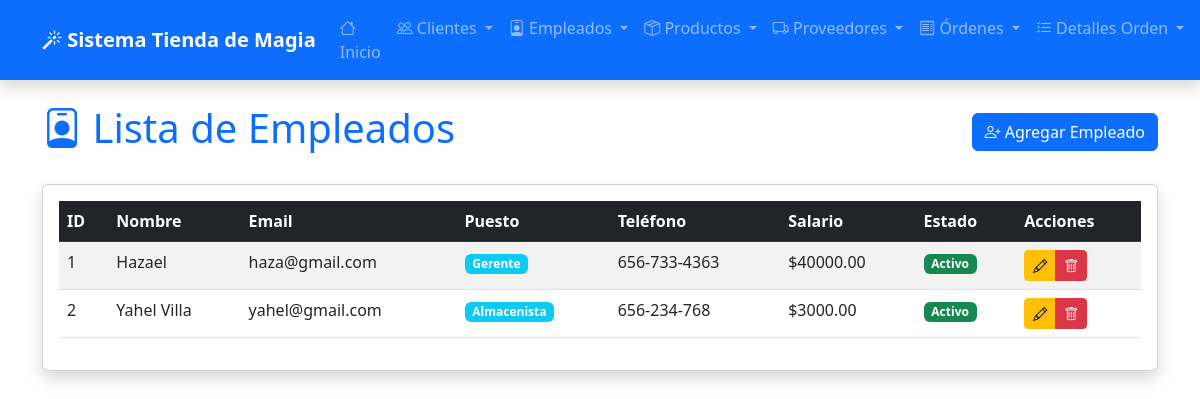
/empleados/, run on the app's committed database.
### app_TiendadeMagia/models.py (models this page shows, shortened)
class Empleado(models.Model):
    usuario = models.OneToOneField(User, on_delete=models.CASCADE)
    puesto = models.CharField(max_length=100)
    telefono = models.CharField(max_length=20)
    fecha_contratacion = models.DateField(default=timezone.now)
    salario = models.DecimalField(max_digits=10, decimal_places=2, default=0)
    activo = models.BooleanField(default=True)

### app_TiendadeMagia/views.py (the view)
# urls.py: path('empleados/', views.ver_empleados, name='ver_empleados'),
def ver_empleados(request):
    empleados = Empleado.objects.all()
    return render(request, 'app_TiendadeMagia/empleado/ver_empleados.html', {'empleados': empleados})

### app_TiendadeMagia/templates/app_TiendadeMagia/empleado/ver_empleados.html (shortened to what this page needs)
<!DOCTYPE html>
<html lang="es">
<head>
    <link href="https://cdn.jsdelivr.net/npm/bootstrap@5.3.0/dist/css/bootstrap.min.css" rel="stylesheet">
    <link href="https://cdn.jsdelivr.net/npm/bootstrap-icons@1.10.0/font/bootstrap-icons.css" rel="stylesheet">
</head>
<body>
    {% include 'app_TiendadeMagia/navbar.html' %}
    <div class="container mt-4">
        <div class="d-flex justify-content-between align-items-center mb-4">
            <h1 class="text-primary">
                <i class="bi bi-person-badge"></i> Lista de Empleados
            </h1>
            <a href="{% url 'agregar_empleado' %}" class="btn btn-primary">
                <i class="bi bi-person-plus"></i> Agregar Empleado
            </a>
        </div>
        {% if empleados %}
        <div class="card shadow">
            <div class="card-body">
                <div class="table-responsive">
                    <table class="table table-striped table-hover">
                        <thead class="table-dark">
                            <tr>
                                <th>ID</th>
                                <th>Nombre</th>
                                <th>Email</th>
                                <th>Puesto</th>
                                <th>Teléfono</th>
                                <th>Salario</th>
                                <th>Estado</th>
                                <th>Acciones</th>
                            </tr>
                        </thead>
                        <tbody>
                            {% for empleado in empleados %}
                            <tr>
                                <td>{{ empleado.id }}</td>
                                <td>{{ empleado.usuario.first_name }} {{ empleado.usuario.last_name }}</td>
                                <td>{{ empleado.usuario.email }}</td>
                                <td>
                                    <span class="badge bg-info">{{ empleado.puesto }}</span>
                                </td>
                                <td>{{ empleado.telefono }}</td>
                                <td>${{ empleado.salario }}</td>
                                <td>
                                    <span class="badge {% if empleado.activo %}bg-success{% else %}bg-danger{% endif %}">
                                        {{ empleado.activo|yesno:"Activo,Inactivo" }}
                                    </span>
                                </td>
                                <td>
                                    <div class="btn-group btn-group-sm">
                                        <a href="{% url 'actualizar_empleado' empleado.id %}" class="btn btn-warning">
                                            <i class="bi bi-pencil"></i>
                                        </a>
                                        <a href="{% url 'borrar_empleado' empleado.id %}" class="btn btn-danger">
                                            <i class="bi bi-trash"></i>
                                        </a>
                                    </div>
                                </td>
                            </tr>
                            {% endfor %}
                        </tbody>
                    </table>
                </div>
            </div>
        </div>
        {% endif %}
    </div>
</body>
</html>

### data on the page
Empleado: id "1", usuario.first_name "Hazael", usuario.email "haza@gmail.com", puesto "Gerente", telefono "656-733-4363", salario "40000.00", activo "Activo"
Empleado: id "2", usuario.first_name "Yahel", usuario.last_name "Villa", usuario.email "yahel@gmail.com", puesto "Almacenista", telefono "656-234-768", salario "3000.00", activo "Activo"
